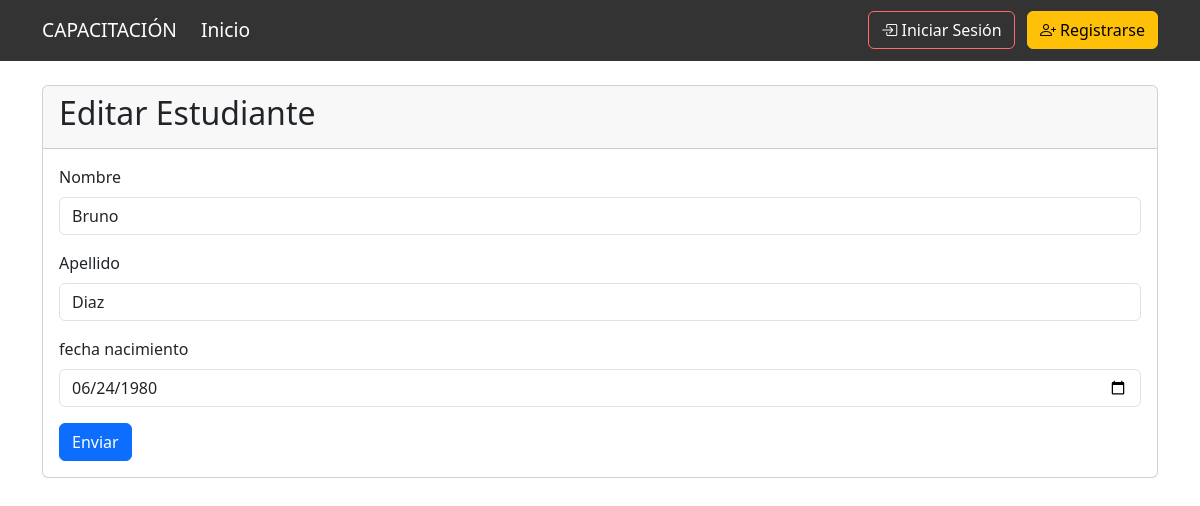
/estudiante/editar/1, run on the app's committed database.
### tables this page shows
CREATE TABLE estudiantes (
        id INTEGER PRIMARY KEY,
        nombre TEXT NOT NULL,
        apellidos TEXT NOT NULL,
        fecha_nacimiento DATE NOT NULL
    );

### app.py (the view, shortened to what this page needs)
@app.route("/estudiante/editar/<int:id>", methods=["GET", "POST"])
def editar_estudiante(id):
    conn= get_db_connection()
    estudiante = conn.execute('SELECT * FROM estudiantes WHERE id = ?', (id,)).fetchone()
    return render_template('form_estudiante.html', estudiante=estudiante)

### app.py (called while the page is built)
def get_db_connection():
    conn = sqlite3.connect('bd_instituto.db')
    conn.row_factory = sqlite3.Row
    return conn

### templates/form_estudiante.html
{% extends 'base.html' %}
{% block content %}
<div class="card">
    <div class="card-header">
        <h2>
            {% if estudiante %}
            Editar Estudiante
            {% else %}
            Nuevo Estudiante
            {% endif %}
        </h2>
    </div>
    <div class="card-body">
        <form method="POST" action=" " >
            <div class="mb-3">
                <label for="" class="form-label"> Nombre</label>
                <input type="text" class="form-control" name="nombre" value="{{estudiante.nombre if estudiante else ''}}" required>
            </div>
            <div class="mb-3">
                <label for="" class="form-label"> Apellido</label>
                <input type="text" class="form-control" name="apellido" value="{{estudiante.apellidos if estudiante else ''}}" required>
            </div>
            <div class="mb-3">
                <label for="" class="form-label">fecha nacimiento</label>
                <input type="date" class="form-control" name="fecha_nacimiento" value="{{estudiante.fecha_nacimiento if estudiante else ''}}" required>
            </div>
            <button class="btn btn-primary" type="submit">Enviar</button>
        </form>
    </div>
</div>
{% endblock %}

### data on the page
estudiantes: nombre "Bruno", apellido "Diaz", fecha_nacimiento "06/24/1980"
